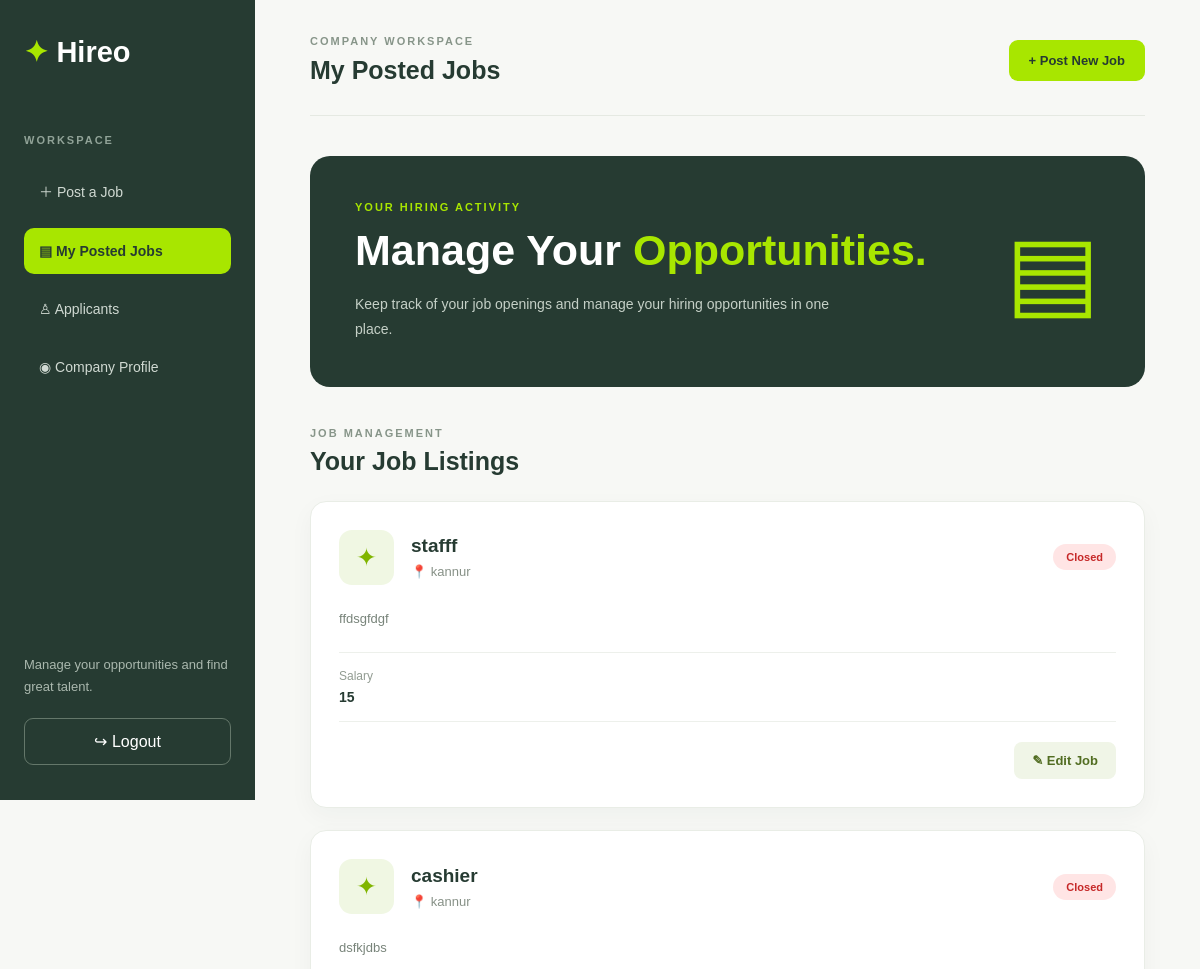
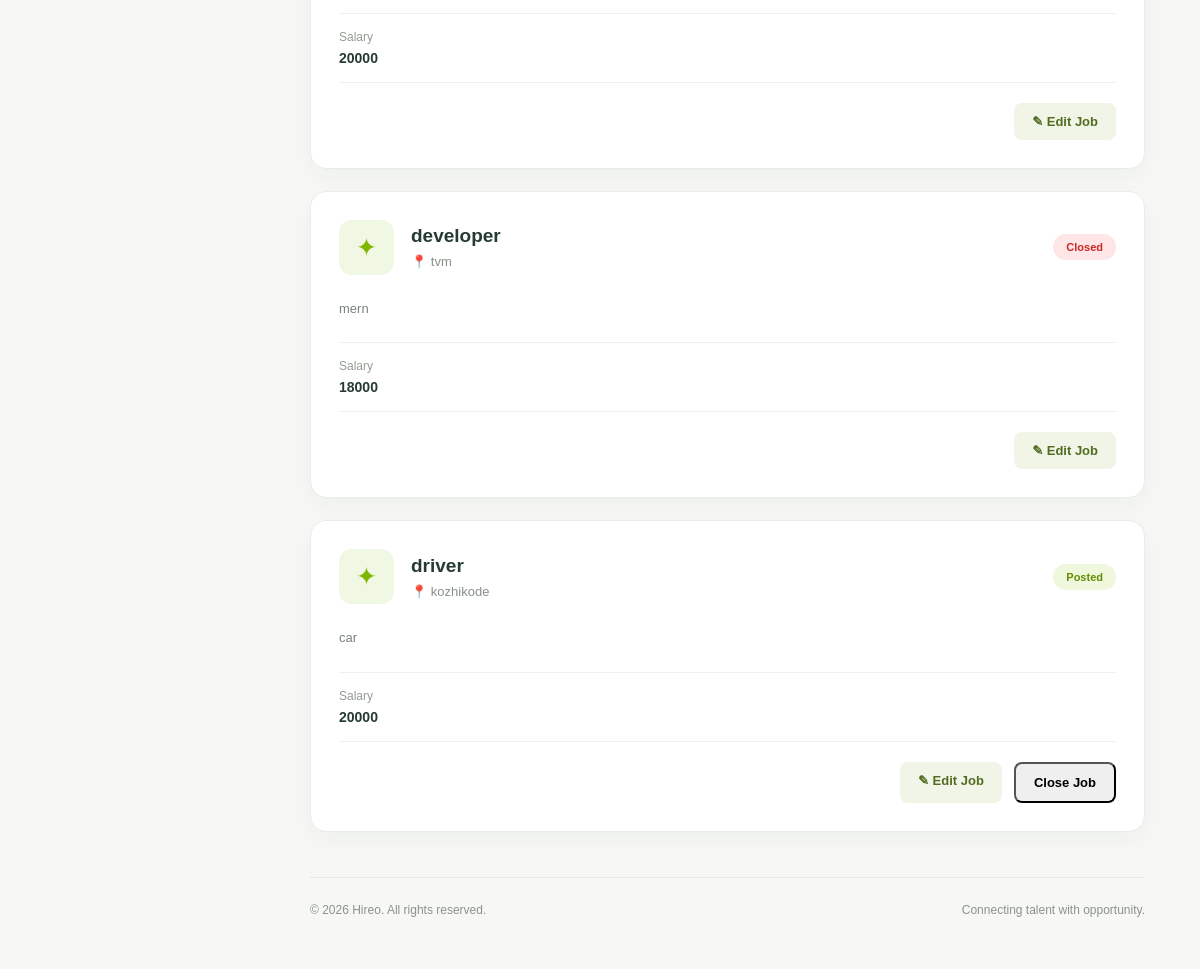
The app's page /jobs/company-jobs/ (signed in) with its own data (2 pictures, top to bottom).
### jobs/models.py (models this page shows, shortened)
class Job (models.Model):
    company = models.ForeignKey(
    CompanyProfile,
    on_delete=models.CASCADE
        )
    title = models.CharField()
    description = models.TextField()
    location = models.CharField()
    salary = models.CharField()
    created_at = models.DateTimeField(auto_now_add=True)
    is_active = models.BooleanField(default=True)

### jobs/views.py (the view)
# urls.py: path('company-jobs/', views.company_jobs, name='company_jobs'),
@login_required
def company_jobs(request):
    if request.user.role != 'company':
        return redirect('login')
    company = get_object_or_404(CompanyProfile, user=request.user)
    jobs = Job.objects.filter(company=company)
    return render(request, 'jobs/company_jobs.html', {'jobs': jobs})

### jobs/templates/jobs/company_jobs.html (shortened to what this page needs)
{% load static %}
<!DOCTYPE html>
<html lang="en">
<head>
    <link rel="stylesheet" href="{% static 'css/style.css' %}">
</head>
<body>
<div class="myjobs-layout">
    <aside class="myjobs-sidebar">
        <div class="myjobs-logo">
            <span>✦</span> Hireo
        </div>
        <p class="myjobs-menu-label">WORKSPACE</p>
        <nav class="myjobs-nav">
            <a href="{% url 'create_job' %}">＋ Post a Job</a>
            <a href="{% url 'company_jobs' %}" class="active">▤ My Posted Jobs</a>
            <a href="{% url 'company_applicants' %}">♙ Applicants</a>
            <a href="{% url 'create_company_profile' %}">◉ Company Profile</a>
        </nav>
        <div class="myjobs-sidebar-bottom">
            <p>Manage your opportunities and find great talent.</p>
            <a href="{% url 'logout' %}">↪ Logout</a>
        </div>
    </aside>
    <main class="myjobs-main">
        <header class="myjobs-topbar">
            <div>
                <p>COMPANY WORKSPACE</p>
                <h2>My Posted Jobs</h2>
            </div>
            <a href="{% url 'create_job' %}" class="myjobs-add-btn">
                + Post New Job
            </a>
        </header>
        <section class="myjobs-hero">
            <div>
                <p class="myjobs-eyebrow">YOUR HIRING ACTIVITY</p>
                <h1>Manage Your <span>Opportunities.</span></h1>
                <p>
                    Keep track of your job openings and manage
                    your hiring opportunities in one place.
                </p>
            </div>
            <div class="myjobs-hero-icon">▤</div>
        </section>
        <section class="myjobs-section">
            <div class="myjobs-section-heading">
                <div>
                    <p>JOB MANAGEMENT</p>
                    <h2>Your Job Listings</h2>
                </div>
            </div>
            <div class="myjobs-list">
                {% for job in jobs %}
                    <article class="myjobs-card">
                        <div class="myjobs-card-top">
                            <div class="myjobs-job-icon">
                                ✦
                            </div>
                            <div class="myjobs-job-info">
                                <h3>{{ job.title }}</h3>
                                <p>📍 {{ job.location }}</p>
                            </div>
                            {% if job.is_active %}
    <span class="myjobs-status">Posted</span>
{% else %}
    <span class="myjobs-status closed-status">Closed</span>
{% endif %}
                        </div>
                        <div class="myjobs-description">
                            <p>{{ job.description }}</p>
                        </div>
                        <div class="myjobs-details">
                            <div>
                                <span>Salary</span>
                                <strong>{{ job.salary }}</strong>
                            </div>
                        </div>
                        <div class="myjobs-actions">
                            <a href="{% url 'edit_job' job.id %}"
                               class="myjobs-edit-btn">
                                ✎ Edit Job
                            </a>
                            {% if job.is_active %}
    <form method="POST" action="{% url 'close_job' job.id %}">
        <button type="submit">Close Job</button>
    </form>
{% endif %}
                        </div>
                    </article>
                {% endfor %}
            </div>
        </section>
        <footer class="myjobs-footer">
            <p>© 2026 Hireo. All rights reserved.</p>
            <p>Connecting talent with opportunity.</p>
        </footer>
    </main>
</div>
</body>
</html>

### records on screen
Job: title "stafff", location "kannur", is_active "Closed", description "ffdsgfdgf", salary "15"
Job: title "cashier", location "kannur", is_active "Closed", description "dsfkjdbs", salary "20000"
Job: title "developer", location "tvm", is_active "Closed", description "mern", salary "18000"
Job: title "driver", location "kozhikode", is_active "Posted", description "car", salary "20000"
